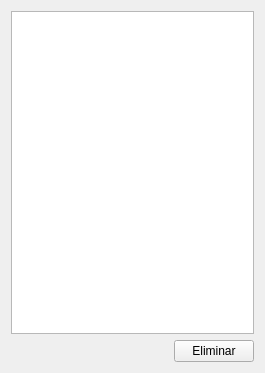
<?xml version="1.0" encoding="UTF-8"?>
<ui version="4.0">
 <class>ExplorarForm</class>
 <widget class="QWidget" name="ExplorarForm">
  <property name="geometry">
   <rect>
    <x>0</x>
    <y>0</y>
    <width>265</width>
    <height>373</height>
   </rect>
  </property>
  <property name="windowTitle">
   <string>Form</string>
  </property>
  <layout class="QVBoxLayout" name="verticalLayout">
   <item>
    <widget class="QListWidget" name="listWidget"/>
   </item>
   <item>
    <layout class="QHBoxLayout" name="horizontalLayout">
     <item>
      <spacer name="horizontalSpacer">
       <property name="orientation">
        <enum>Qt::Horizontal</enum>
       </property>
       <property name="sizeHint" stdset="0">
        <size>
         <width>40</width>
         <height>20</height>
        </size>
       </property>
      </spacer>
     </item>
     <item>
      <widget class="QPushButton" name="EliminarpushButton">
       <property name="text">
        <string>Eliminar</string>
       </property>
      </widget>
     </item>
    </layout>
   </item>
  </layout>
 </widget>
 <resources/>
 <connections/>
</ui>
